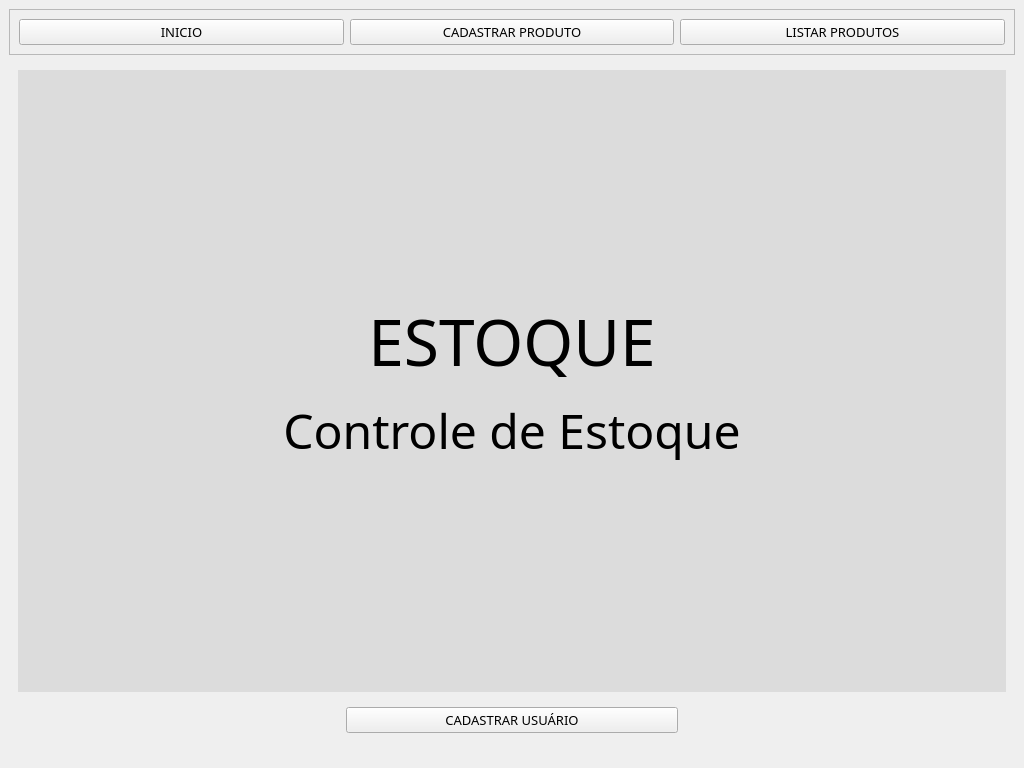
<?xml version="1.0" encoding="UTF-8"?>
<ui version="4.0">
 <class>main_Estoque</class>
 <widget class="QMainWindow" name="main_Estoque">
  <property name="geometry">
   <rect>
    <x>0</x>
    <y>0</y>
    <width>1024</width>
    <height>768</height>
   </rect>
  </property>
  <property name="font">
   <font>
    <family>Poppins</family>
    <pointsize>11</pointsize>
   </font>
  </property>
  <property name="windowTitle">
   <string>Estoque</string>
  </property>
  <widget class="QWidget" name="centralwidget">
   <layout class="QVBoxLayout" name="verticalLayout_2">
    <property name="bottomMargin">
     <number>35</number>
    </property>
    <item>
     <widget class="QFrame" name="frame">
      <property name="frameShape">
       <enum>QFrame::StyledPanel</enum>
      </property>
      <property name="frameShadow">
       <enum>QFrame::Raised</enum>
      </property>
      <layout class="QHBoxLayout" name="horizontalLayout">
       <item>
        <widget class="QPushButton" name="botao_inicio">
         <property name="font">
          <font>
           <family>Poppins</family>
           <pointsize>10</pointsize>
          </font>
         </property>
         <property name="text">
          <string>INICIO</string>
         </property>
        </widget>
       </item>
       <item>
        <widget class="QPushButton" name="botao_cadastrar">
         <property name="font">
          <font>
           <family>Poppins</family>
           <pointsize>10</pointsize>
          </font>
         </property>
         <property name="text">
          <string>CADASTRAR PRODUTO</string>
         </property>
        </widget>
       </item>
       <item>
        <widget class="QPushButton" name="botao_listar">
         <property name="font">
          <font>
           <family>Poppins</family>
           <pointsize>10</pointsize>
          </font>
         </property>
         <property name="text">
          <string>LISTAR PRODUTOS</string>
         </property>
        </widget>
       </item>
      </layout>
     </widget>
    </item>
    <item>
     <widget class="QStackedWidget" name="Pages">
      <property name="currentIndex">
       <number>2</number>
      </property>
      <widget class="QWidget" name="page_listar">
       <layout class="QHBoxLayout" name="horizontalLayout_15">
        <item>
         <widget class="QTableView" name="tableView"/>
        </item>
        <item>
         <widget class="Line" name="line">
          <property name="orientation">
           <enum>Qt::Vertical</enum>
          </property>
         </widget>
        </item>
        <item>
         <widget class="QFrame" name="frame_2">
          <property name="frameShape">
           <enum>QFrame::StyledPanel</enum>
          </property>
          <property name="frameShadow">
           <enum>QFrame::Raised</enum>
          </property>
          <property name="lineWidth">
           <number>-2</number>
          </property>
          <layout class="QVBoxLayout" name="verticalLayout_4">
           <item>
            <widget class="QLabel" name="label_16">
             <property name="maximumSize">
              <size>
               <width>16777215</width>
               <height>30</height>
              </size>
             </property>
             <property name="font">
              <font>
               <family>Poppins</family>
               <pointsize>10</pointsize>
              </font>
             </property>
             <property name="text">
              <string>EXCLUIR PRODUTO</string>
             </property>
             <property name="alignment">
              <set>Qt::AlignCenter</set>
             </property>
            </widget>
           </item>
           <item>
            <layout class="QHBoxLayout" name="horizontalLayout_2">
             <item>
              <widget class="QLabel" name="label_11">
               <property name="text">
                <string>ID: </string>
               </property>
              </widget>
             </item>
             <item>
              <widget class="QLineEdit" name="txt_id_excluir"/>
             </item>
            </layout>
           </item>
           <item>
            <widget class="QPushButton" name="botao_excluir">
             <property name="font">
              <font>
               <family>Poppins</family>
               <pointsize>10</pointsize>
              </font>
             </property>
             <property name="text">
              <string>EXCLUIR</string>
             </property>
            </widget>
           </item>
          </layout>
         </widget>
        </item>
       </layout>
      </widget>
      <widget class="QWidget" name="page_cadastrar">
       <layout class="QVBoxLayout" name="verticalLayout_3">
        <item>
         <widget class="QLabel" name="label_17">
          <property name="font">
           <font>
            <family>Poppins</family>
            <pointsize>11</pointsize>
            <weight>75</weight>
            <bold>true</bold>
           </font>
          </property>
          <property name="text">
           <string>CADASTRO DE PRODUTOS</string>
          </property>
          <property name="alignment">
           <set>Qt::AlignCenter</set>
          </property>
         </widget>
        </item>
        <item>
         <layout class="QHBoxLayout" name="horizontalLayout_9">
          <property name="rightMargin">
           <number>300</number>
          </property>
          <item>
           <widget class="QLabel" name="label_12">
            <property name="minimumSize">
             <size>
              <width>300</width>
              <height>0</height>
             </size>
            </property>
            <property name="font">
             <font>
              <family>Poppins</family>
              <pointsize>10</pointsize>
             </font>
            </property>
            <property name="text">
             <string>Nome</string>
            </property>
            <property name="alignment">
             <set>Qt::AlignCenter</set>
            </property>
           </widget>
          </item>
          <item>
           <widget class="QLineEdit" name="txt_nome_P"/>
          </item>
         </layout>
        </item>
        <item>
         <layout class="QHBoxLayout" name="horizontalLayout_10">
          <property name="rightMargin">
           <number>300</number>
          </property>
          <item>
           <widget class="QLabel" name="label_13">
            <property name="minimumSize">
             <size>
              <width>300</width>
              <height>0</height>
             </size>
            </property>
            <property name="font">
             <font>
              <family>Poppins</family>
              <pointsize>10</pointsize>
             </font>
            </property>
            <property name="text">
             <string>Quantidade</string>
            </property>
            <property name="alignment">
             <set>Qt::AlignCenter</set>
            </property>
           </widget>
          </item>
          <item>
           <widget class="QLineEdit" name="txt_qnt_P"/>
          </item>
         </layout>
        </item>
        <item>
         <layout class="QHBoxLayout" name="horizontalLayout_11">
          <property name="rightMargin">
           <number>300</number>
          </property>
          <item>
           <widget class="QLabel" name="label_14">
            <property name="minimumSize">
             <size>
              <width>300</width>
              <height>0</height>
             </size>
            </property>
            <property name="font">
             <font>
              <family>Poppins</family>
              <pointsize>10</pointsize>
             </font>
            </property>
            <property name="text">
             <string>Data de Validade</string>
            </property>
            <property name="alignment">
             <set>Qt::AlignCenter</set>
            </property>
           </widget>
          </item>
          <item>
           <widget class="QLineEdit" name="text_data_P">
            <property name="inputMask">
             <string>xx/xx/xxxx</string>
            </property>
           </widget>
          </item>
         </layout>
        </item>
        <item>
         <layout class="QHBoxLayout" name="horizontalLayout_12">
          <property name="rightMargin">
           <number>300</number>
          </property>
          <item>
           <widget class="QLabel" name="label_15">
            <property name="minimumSize">
             <size>
              <width>300</width>
              <height>0</height>
             </size>
            </property>
            <property name="font">
             <font>
              <family>Poppins</family>
              <pointsize>10</pointsize>
             </font>
            </property>
            <property name="text">
             <string>Preço</string>
            </property>
            <property name="alignment">
             <set>Qt::AlignCenter</set>
            </property>
           </widget>
          </item>
          <item>
           <widget class="QLineEdit" name="txt_preco_P">
            <property name="inputMask">
             <string/>
            </property>
           </widget>
          </item>
         </layout>
        </item>
        <item>
         <layout class="QHBoxLayout" name="horizontalLayout_13">
          <item>
           <widget class="QLabel" name="label_18">
            <property name="text">
             <string/>
            </property>
           </widget>
          </item>
          <item>
           <widget class="QPushButton" name="botao_cadProduto">
            <property name="font">
             <font>
              <family>Poppins</family>
              <pointsize>10</pointsize>
             </font>
            </property>
            <property name="text">
             <string>ENVIAR</string>
            </property>
           </widget>
          </item>
          <item>
           <widget class="QLabel" name="label_19">
            <property name="text">
             <string/>
            </property>
           </widget>
          </item>
         </layout>
        </item>
       </layout>
      </widget>
      <widget class="QWidget" name="page_inicio">
       <layout class="QVBoxLayout" name="verticalLayout">
        <item>
         <widget class="QLabel" name="label">
          <property name="font">
           <font>
            <family>Poppins</family>
           </font>
          </property>
          <property name="styleSheet">
           <string notr="true">background-color: rgb(220, 220, 220);</string>
          </property>
          <property name="text">
           <string>&lt;html&gt;&lt;head/&gt;&lt;body&gt;&lt;p align=&quot;center&quot;&gt;&lt;span style=&quot; font-size:48pt;&quot;&gt;ESTOQUE&lt;/span&gt;&lt;/p&gt;&lt;p align=&quot;center&quot;&gt;&lt;span style=&quot; font-size:36pt;&quot;&gt;Controle de Estoque&lt;/span&gt;&lt;/p&gt;&lt;/body&gt;&lt;/html&gt;</string>
          </property>
         </widget>
        </item>
       </layout>
      </widget>
      <widget class="QWidget" name="page_cadUsuario">
       <layout class="QVBoxLayout" name="verticalLayout_5">
        <item>
         <widget class="QLabel" name="label_4">
          <property name="font">
           <font>
            <family>Poppins</family>
            <pointsize>12</pointsize>
            <weight>75</weight>
            <bold>true</bold>
           </font>
          </property>
          <property name="text">
           <string>CADASTRO DE USUÁRIOS</string>
          </property>
          <property name="alignment">
           <set>Qt::AlignCenter</set>
          </property>
         </widget>
        </item>
        <item>
         <layout class="QHBoxLayout" name="horizontalLayout_4">
          <property name="rightMargin">
           <number>300</number>
          </property>
          <item>
           <widget class="QLabel" name="label_5">
            <property name="minimumSize">
             <size>
              <width>300</width>
              <height>0</height>
             </size>
            </property>
            <property name="font">
             <font>
              <family>Poppins</family>
              <pointsize>10</pointsize>
             </font>
            </property>
            <property name="text">
             <string>Nome:</string>
            </property>
            <property name="alignment">
             <set>Qt::AlignCenter</set>
            </property>
           </widget>
          </item>
          <item>
           <widget class="QLineEdit" name="txt_nome"/>
          </item>
         </layout>
        </item>
        <item>
         <layout class="QHBoxLayout" name="horizontalLayout_5">
          <property name="rightMargin">
           <number>300</number>
          </property>
          <item>
           <widget class="QLabel" name="label_6">
            <property name="minimumSize">
             <size>
              <width>300</width>
              <height>0</height>
             </size>
            </property>
            <property name="font">
             <font>
              <family>Poppins</family>
              <pointsize>10</pointsize>
             </font>
            </property>
            <property name="text">
             <string>Usuário:</string>
            </property>
            <property name="alignment">
             <set>Qt::AlignCenter</set>
            </property>
           </widget>
          </item>
          <item>
           <widget class="QLineEdit" name="txt_usuario"/>
          </item>
         </layout>
        </item>
        <item>
         <layout class="QHBoxLayout" name="horizontalLayout_6">
          <property name="rightMargin">
           <number>300</number>
          </property>
          <item>
           <widget class="QLabel" name="label_7">
            <property name="minimumSize">
             <size>
              <width>300</width>
              <height>0</height>
             </size>
            </property>
            <property name="font">
             <font>
              <family>Poppins</family>
              <pointsize>10</pointsize>
             </font>
            </property>
            <property name="text">
             <string>Senha:</string>
            </property>
            <property name="alignment">
             <set>Qt::AlignCenter</set>
            </property>
           </widget>
          </item>
          <item>
           <widget class="QLineEdit" name="txt_senha">
            <property name="echoMode">
             <enum>QLineEdit::Password</enum>
            </property>
           </widget>
          </item>
         </layout>
        </item>
        <item>
         <layout class="QHBoxLayout" name="horizontalLayout_7">
          <property name="rightMargin">
           <number>300</number>
          </property>
          <item>
           <widget class="QLabel" name="label_8">
            <property name="minimumSize">
             <size>
              <width>300</width>
              <height>0</height>
             </size>
            </property>
            <property name="font">
             <font>
              <family>Poppins</family>
              <pointsize>10</pointsize>
             </font>
            </property>
            <property name="text">
             <string>Confirmar senha:</string>
            </property>
            <property name="alignment">
             <set>Qt::AlignCenter</set>
            </property>
           </widget>
          </item>
          <item>
           <widget class="QLineEdit" name="txt_confirmarsenha">
            <property name="echoMode">
             <enum>QLineEdit::Password</enum>
            </property>
           </widget>
          </item>
         </layout>
        </item>
        <item>
         <layout class="QHBoxLayout" name="horizontalLayout_8">
          <item>
           <widget class="QLabel" name="label_9">
            <property name="text">
             <string/>
            </property>
           </widget>
          </item>
          <item>
           <widget class="QPushButton" name="botao_cadastrar_2">
            <property name="font">
             <font>
              <family>Poppins</family>
              <pointsize>10</pointsize>
             </font>
            </property>
            <property name="text">
             <string>CADASTRAR</string>
            </property>
           </widget>
          </item>
          <item>
           <widget class="QLabel" name="label_10">
            <property name="text">
             <string/>
            </property>
           </widget>
          </item>
         </layout>
        </item>
       </layout>
      </widget>
     </widget>
    </item>
    <item>
     <layout class="QHBoxLayout" name="horizontalLayout_3">
      <item>
       <widget class="QLabel" name="label_2">
        <property name="text">
         <string/>
        </property>
       </widget>
      </item>
      <item>
       <widget class="QPushButton" name="botao_cadastrarUsu">
        <property name="font">
         <font>
          <family>Poppins</family>
          <pointsize>10</pointsize>
         </font>
        </property>
        <property name="text">
         <string>CADASTRAR USUÁRIO</string>
        </property>
       </widget>
      </item>
      <item>
       <widget class="QLabel" name="label_3">
        <property name="text">
         <string/>
        </property>
       </widget>
      </item>
     </layout>
    </item>
   </layout>
  </widget>
 </widget>
 <resources/>
 <connections/>
</ui>
